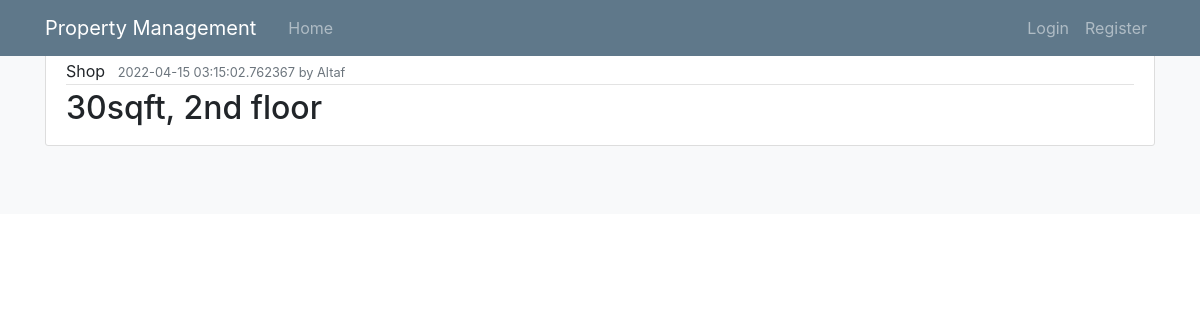
/post/6, run on the app's committed database.
### app.py (models this page shows, shortened)
class Post(db.Model):
    id = db.Column(db.Integer, primary_key=True)
    title = db.Column(db.String(100), nullable=False)
    date_posted = db.Column(db.DateTime, nullable=False, default=datetime.utcnow)
    content = db.Column(db.Text, nullable=False)
    user_id = db.Column(db.Integer, db.ForeignKey('user.id'), nullable=False)

class User(db.Model, UserMixin):
    id = db.Column(db.Integer, primary_key=True)
    username = db.Column(db.String(20), unique=True, nullable=False)
    email = db.Column(db.String(120), unique=True, nullable=False)
    image_file = db.Column(db.String(20), nullable=False, default='default.jpg')
    password = db.Column(db.String(60), nullable=False)
    posts = db.relationship('Post', backref='author', lazy=True)

### app.py (the view)
@app.route("/post/<int:post_id>")
def post(post_id):
    post = Post.query.get_or_404(post_id)
    return render_template('post.html', title=post.title, post=post)

### templates/post.html (shortened to what this page needs)
<!doctype html>
<html>
  <head>
    <link rel="stylesheet" type = "text/css" href="{{url_for('static', filename='css/main.css')}}">
    <link rel="stylesheet" href="https://cdn.jsdelivr.net/npm/bootstrap@4.0.0/dist/css/bootstrap.min.css">
  </head>
<body>
  <header class="site-header">
    <nav class="navbar navbar-expand-md navbar-dark bg-steel fixed-top">
      <div class="container">
        <a class="navbar-brand mr-4" href="/">Property Management</a>
        <div class="collapse navbar-collapse" id="navbarToggle">
          <div class="navbar-nav mr-auto">
            <a class="nav-item nav-link" href="/">Home</a>
          </div>
          <div class="navbar-nav">
            {% if current_user.is_authenticated %}
            <a class="nav-item nav-link" href="{{ url_for('new_post') }}">New Post</a>
            <a class="nav-item nav-link" href="{{ url_for('logout') }}">Logout</a>
          {% else %}
            <a class="nav-item nav-link" href="{{ url_for('login') }}">Login</a>
            <a class="nav-item nav-link" href="{{ url_for('register') }}">Register</a>
          {% endif %}
          </div>
        </div>
      </div>
    </nav>
  </header>
  <div class="album py-5 bg-light .mt-100">
    <div class="container .mt-100">
        <article class="media content-section">
          <div class="media-body">
            <div class="article-metadata">
              <a class="mr-2">{{ post.title }}</a>
              <small class="text-muted">{{ post.date_posted }} by {{post.author.username}}</small>
            </div>
            <h2>{{ post.content }}</h2>
          </div>
        </article>
        </div>
    </div>
</body>
</html>

### static/css/main.css (style rules this page uses)
body { background: #fafafa; color: #333333; margin-top: 5rem; }
h1, h2, h3, h4, h5, h6 { color: #444444; }
.bg-steel { background-color: #5f788a; }
.site-header .navbar-nav .nav-link { color: #cbd5db; }
.content-section { background: #ffffff; padding: 10px 20px; border: 1px solid #dddddd; border-radius: 3px; margin-bottom: 20px; }
.article-metadata { padding-bottom: 1px; margin-bottom: 4px; border-bottom: 1px solid #e3e3e3 }

### data on the page
Post: title "Shop", date_posted "2022-04-15 03:15:02.762367", content "30sqft, 2nd floor"
User: author.username "Altaf"
